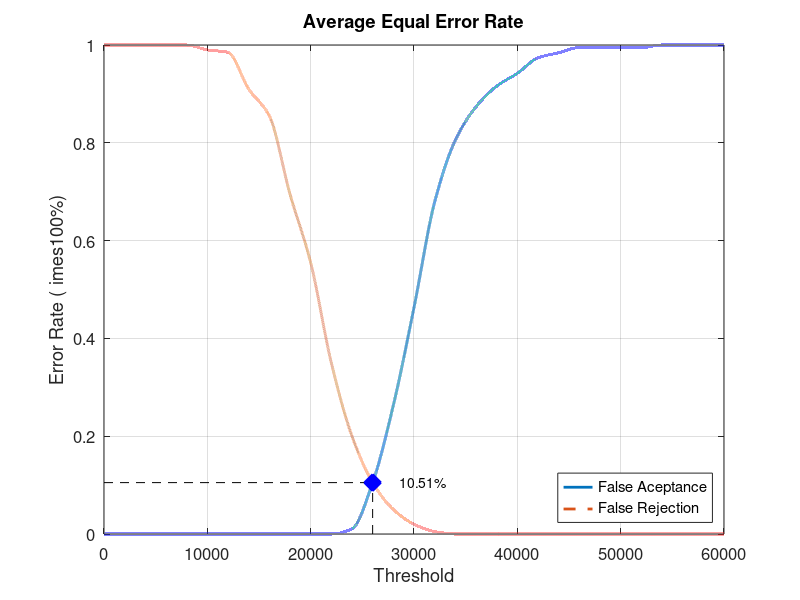
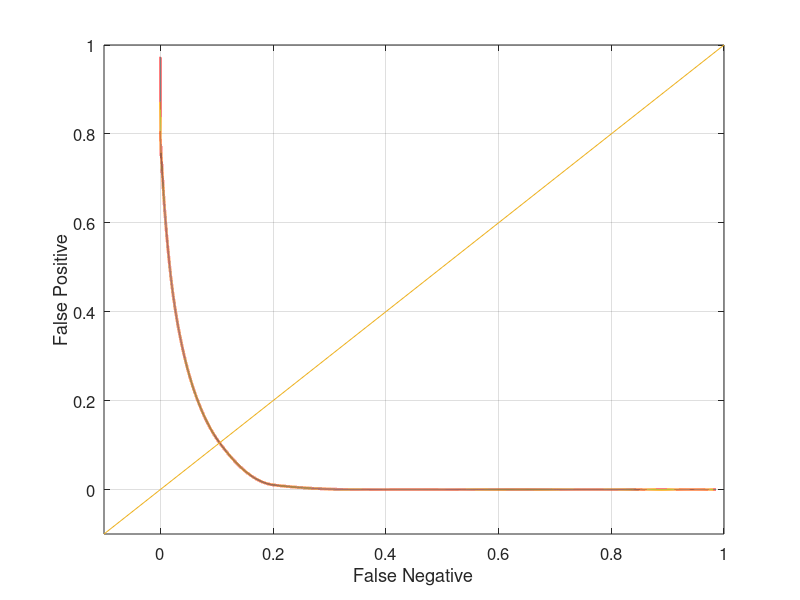

Write the MATLAB code that produced these figures, in order.
close all;
clear;
clc;
x = 0:2000:60000;
xq = 0:0.5:60000;

y0 = [0 0 0 0 0 0 0 0 0 0 0 0 0.0105263 0.105263 0.263158 0.463158 0.678947 0.805263 0.873684 0.915789 0.942105 0.973684 0.984211 0.994737 0.994737 0.994737 0.994737 1 1 1 1]
yy0 = interp1(x, y0, xq, 'pchip');
y1 = [1 1 1 1 1 0.99 0.985 0.91 0.855 0.695 0.555 0.35 0.2 0.105 0.05 0.02 0.005 0 0 0 0 0 0 0 0 0 0 0 0 0 0]
yy1 = interp1(x, y1, xq, 'pchip');

% Calculating EER: 
y2 = abs(y0 - y1);
find(y2 == min(y2))
yy2 = abs(yy0 - yy1);
xEER = find(yy2 == min(yy2));
xEERIndex = xq(xEER) % X-axis EER
yEER = yy0(xEER) % Y-axis EER

main = figure
plot(xq, yy0,'-','LineWidth', 2);	hold on
plot(xq, yy1,'--','LineWidth', 2);	hold on
plot([xEERIndex xEERIndex], [0 yEER], 'k--');	hold on
plot([0 xEERIndex], [yEER yEER], 'k--');	hold on
plot(xEERIndex, yEER, 'bx', 'LineWidth', 10);	hold on
text(xEERIndex + 10 * xEERIndex / 100, yEER, [num2str(round((10000 * yEER)) / 100) '%'])
legend('False Aceptance', 'False Rejection', 'Location', 'SouthEast')
xlabel('Threshold')
ylabel('Error Rate (	imes100%)')
title('Average Equal Error Rate')
set(gca, 'FontSize', 12)
axis([0 60000 0 1])
grid on

print(main, 'Database4_3Main', '-dpng');
FNRxFPR = figure('Color', [1 1 1]);
plot(yy1, yy0, '-', yy1, yy0, 'LineWidth', 2);
hold on
y = -0.1:0.1:1
plot(y, y); 
set(gca, 'FontSize', 12)
xlabel('False Negative')
ylabel('False Positive')
axis([-0.1 1 -0.1 1])
set(gca, 'FontSize', 12)
grid on

print(FNRxFPR, 'Database4_3FNRxFPR','-dpng');
